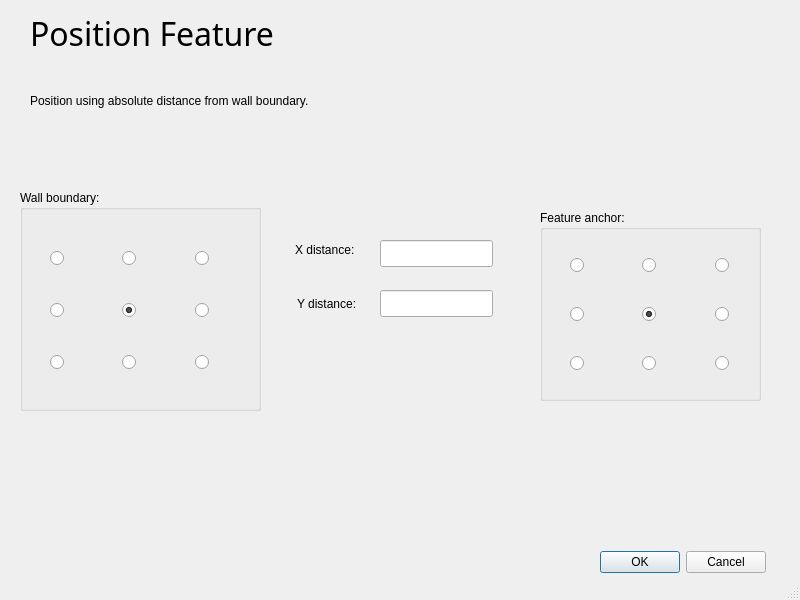
<?xml version="1.0" encoding="UTF-8"?>
<ui version="4.0">
 <class>MainWindow</class>
 <widget class="QMainWindow" name="MainWindow">
  <property name="geometry">
   <rect>
    <x>0</x>
    <y>0</y>
    <width>800</width>
    <height>600</height>
   </rect>
  </property>
  <property name="sizePolicy">
   <sizepolicy hsizetype="Fixed" vsizetype="Fixed">
    <horstretch>0</horstretch>
    <verstretch>0</verstretch>
   </sizepolicy>
  </property>
  <property name="minimumSize">
   <size>
    <width>800</width>
    <height>600</height>
   </size>
  </property>
  <property name="maximumSize">
   <size>
    <width>800</width>
    <height>600</height>
   </size>
  </property>
  <property name="windowTitle">
   <string>MainWindow</string>
  </property>
  <widget class="QWidget" name="centralwidget">
   <widget class="QLabel" name="label">
    <property name="geometry">
     <rect>
      <x>30</x>
      <y>10</y>
      <width>471</width>
      <height>51</height>
     </rect>
    </property>
    <property name="font">
     <font>
      <family>Noto Sans Bengali</family>
      <pointsize>24</pointsize>
      <weight>50</weight>
      <bold>false</bold>
     </font>
    </property>
    <property name="text">
     <string>Position Feature</string>
    </property>
   </widget>
   <widget class="QDialogButtonBox" name="buttonBox">
    <property name="geometry">
     <rect>
      <x>600</x>
      <y>550</y>
      <width>166</width>
      <height>25</height>
     </rect>
    </property>
    <property name="standardButtons">
     <set>QDialogButtonBox::Cancel|QDialogButtonBox::Ok</set>
    </property>
   </widget>
   <widget class="QLabel" name="dimensionsText1">
    <property name="geometry">
     <rect>
      <x>30</x>
      <y>90</y>
      <width>391</width>
      <height>21</height>
     </rect>
    </property>
    <property name="text">
     <string>Position using absolute distance from wall boundary.</string>
    </property>
   </widget>
   <widget class="QGroupBox" name="groupBox">
    <property name="geometry">
     <rect>
      <x>20</x>
      <y>190</y>
      <width>241</width>
      <height>221</height>
     </rect>
    </property>
    <property name="title">
     <string>Wall boundary:</string>
    </property>
    <widget class="QWidget" name="gridLayoutWidget">
     <property name="geometry">
      <rect>
       <x>30</x>
       <y>30</y>
       <width>211</width>
       <height>181</height>
      </rect>
     </property>
     <layout class="QGridLayout" name="gridLayout">
      <item row="0" column="0">
       <widget class="QRadioButton" name="WallTopLeftRadio">
        <property name="text">
         <string/>
        </property>
       </widget>
      </item>
      <item row="1" column="0">
       <widget class="QRadioButton" name="WallLeftRadio">
        <property name="text">
         <string/>
        </property>
       </widget>
      </item>
      <item row="0" column="2">
       <widget class="QRadioButton" name="WallTopRightRadio">
        <property name="text">
         <string/>
        </property>
       </widget>
      </item>
      <item row="1" column="1">
       <widget class="QRadioButton" name="WallCentreRadio">
        <property name="text">
         <string/>
        </property>
        <property name="checked">
         <bool>true</bool>
        </property>
       </widget>
      </item>
      <item row="0" column="1">
       <widget class="QRadioButton" name="WallTopRadio">
        <property name="text">
         <string/>
        </property>
       </widget>
      </item>
      <item row="1" column="2">
       <widget class="QRadioButton" name="WallRightRadio">
        <property name="text">
         <string/>
        </property>
       </widget>
      </item>
      <item row="2" column="0">
       <widget class="QRadioButton" name="WallBottomLeftRadio">
        <property name="text">
         <string/>
        </property>
       </widget>
      </item>
      <item row="2" column="1">
       <widget class="QRadioButton" name="WallBottomRadio">
        <property name="text">
         <string/>
        </property>
       </widget>
      </item>
      <item row="2" column="2">
       <widget class="QRadioButton" name="WallBottomRightRadio">
        <property name="text">
         <string/>
        </property>
       </widget>
      </item>
     </layout>
    </widget>
   </widget>
   <widget class="QGroupBox" name="groupBox_2">
    <property name="geometry">
     <rect>
      <x>540</x>
      <y>210</y>
      <width>221</width>
      <height>191</height>
     </rect>
    </property>
    <property name="title">
     <string>Feature anchor:</string>
    </property>
    <widget class="QWidget" name="gridLayoutWidget_2">
     <property name="geometry">
      <rect>
       <x>30</x>
       <y>20</y>
       <width>211</width>
       <height>171</height>
      </rect>
     </property>
     <layout class="QGridLayout" name="gridLayout_2">
      <item row="1" column="2">
       <widget class="QRadioButton" name="FeatureRightRadio">
        <property name="text">
         <string/>
        </property>
       </widget>
      </item>
      <item row="0" column="0">
       <widget class="QRadioButton" name="FeatureTopLeftRadio">
        <property name="text">
         <string/>
        </property>
       </widget>
      </item>
      <item row="1" column="1">
       <widget class="QRadioButton" name="FeatureCentreRadio">
        <property name="text">
         <string/>
        </property>
        <property name="checked">
         <bool>true</bool>
        </property>
       </widget>
      </item>
      <item row="0" column="1">
       <widget class="QRadioButton" name="FeatureTopRadio">
        <property name="text">
         <string/>
        </property>
       </widget>
      </item>
      <item row="0" column="2">
       <widget class="QRadioButton" name="FeatureTopRightRadio">
        <property name="text">
         <string/>
        </property>
       </widget>
      </item>
      <item row="1" column="0">
       <widget class="QRadioButton" name="FeatureLeftRadio">
        <property name="text">
         <string/>
        </property>
       </widget>
      </item>
      <item row="2" column="0">
       <widget class="QRadioButton" name="FeatureBottomLeftRadio">
        <property name="text">
         <string/>
        </property>
       </widget>
      </item>
      <item row="2" column="1">
       <widget class="QRadioButton" name="FeatureBottomRadio">
        <property name="text">
         <string/>
        </property>
       </widget>
      </item>
      <item row="2" column="2">
       <widget class="QRadioButton" name="FeatureBottomRightRadio">
        <property name="text">
         <string/>
        </property>
       </widget>
      </item>
     </layout>
    </widget>
   </widget>
   <widget class="QLabel" name="label_2">
    <property name="geometry">
     <rect>
      <x>295</x>
      <y>240</y>
      <width>81</width>
      <height>20</height>
     </rect>
    </property>
    <property name="text">
     <string>X distance:</string>
    </property>
   </widget>
   <widget class="QLineEdit" name="XDistanceEdit">
    <property name="geometry">
     <rect>
      <x>380</x>
      <y>240</y>
      <width>113</width>
      <height>27</height>
     </rect>
    </property>
   </widget>
   <widget class="QLabel" name="label_3">
    <property name="geometry">
     <rect>
      <x>297</x>
      <y>294</y>
      <width>80</width>
      <height>19</height>
     </rect>
    </property>
    <property name="text">
     <string>Y distance:</string>
    </property>
   </widget>
   <widget class="QLineEdit" name="YDistanceEdit">
    <property name="geometry">
     <rect>
      <x>380</x>
      <y>290</y>
      <width>113</width>
      <height>27</height>
     </rect>
    </property>
   </widget>
  </widget>
  <widget class="QStatusBar" name="statusbar"/>
 </widget>
 <resources/>
 <connections/>
</ui>
